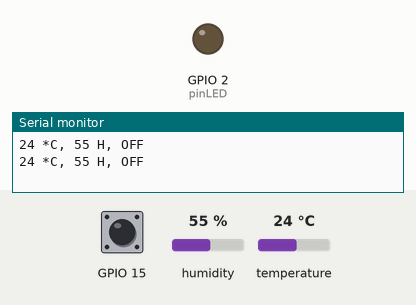
The sketch below on a simulated ESP32. Shown: output pins drawn as LEDs (lit = HIGH), the last lines printed to the serial monitor. The inputs (shaded band) are chosen by the test bench; at power-on: GPIO 15 HIGH, humidity 55 %, temperature 24 °C.

Above: at 3.8 s.
3.9 s: GPIO 15 pulled LOW for 1.95 s
At 5.1 s:
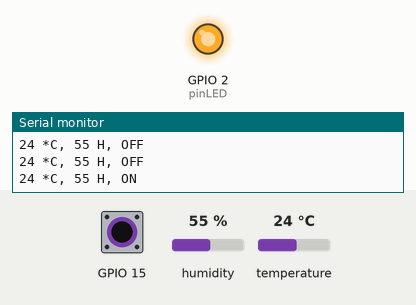
7.3 s: GPIO 15 pulled LOW for 3.2 s
At 7.7 s:
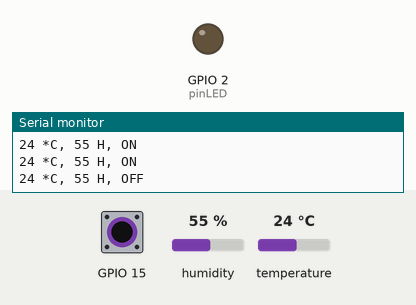
Timing chart, 0 to 10.3 s (numbered marks = the images above; inputs shaded):
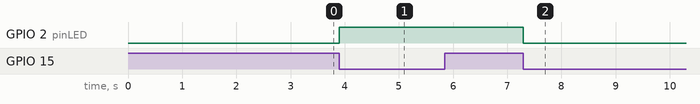

Measured:
- after the input at 3.9 s, GPIO 2 (pinLED): LOW → HIGH at once
- after the input at 7.3 s, GPIO 2 (pinLED): HIGH → LOW at once

The sketch:

03-Basic-TouchDHT11.ino
```cpp
#include <SimpleDHT.h>

int pinDHT11 = 23;
int pinLED = 2;
int threshold = 40;
long lastTouch=0;
long lastReading=0;
bool touchDetected = false;
bool ledState=LOW;
byte temperature = 0;
byte humidity = 0;
SimpleDHT11 dht11(pinDHT11);

void gotTouch(){
  if((millis()-lastTouch) > 300){
    lastTouch = millis();
    touchDetected = true;
  }
}


void setup() {
  Serial.begin(115200);
  pinMode(pinLED,OUTPUT);
  digitalWrite(pinLED,ledState);
  touchAttachInterrupt(T3, gotTouch, threshold);
}

void loop() {
  if(touchDetected){
    ledState=!ledState;
    digitalWrite(pinLED,ledState);
    touchDetected = false;
  }

  if(millis()-lastReading > 1500){ //Min interval between readings
    lastReading=millis();
    int err = SimpleDHTErrSuccess;
    if ((err = dht11.read(&temperature, &humidity, NULL)) != SimpleDHTErrSuccess) {
      Serial.print("DHT11 Reading Error: "); Serial.println(err);delay(1000);
      Serial.println("Last valid values: ");
    }
    Serial.print((int)temperature); Serial.print(" *C, ");
    Serial.print((int)humidity); Serial.print(" H, ");
    if(ledState){Serial.println("ON");}else{ Serial.println("OFF");}
  }
}
```
